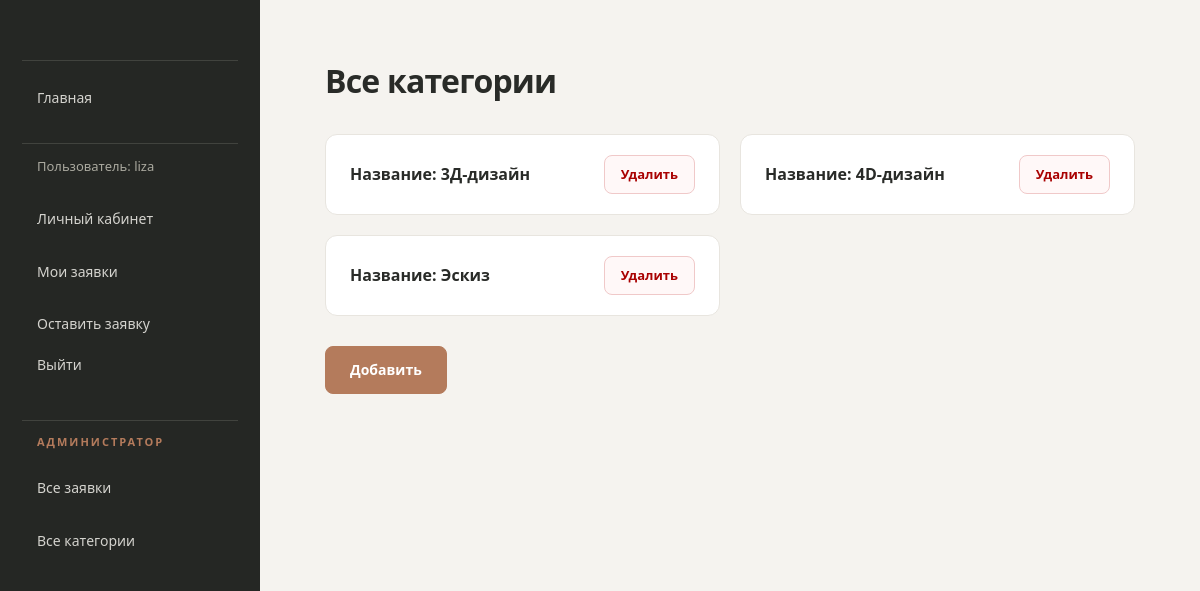
Page /creative_space/categories/ (signed in) on the earlier database version.
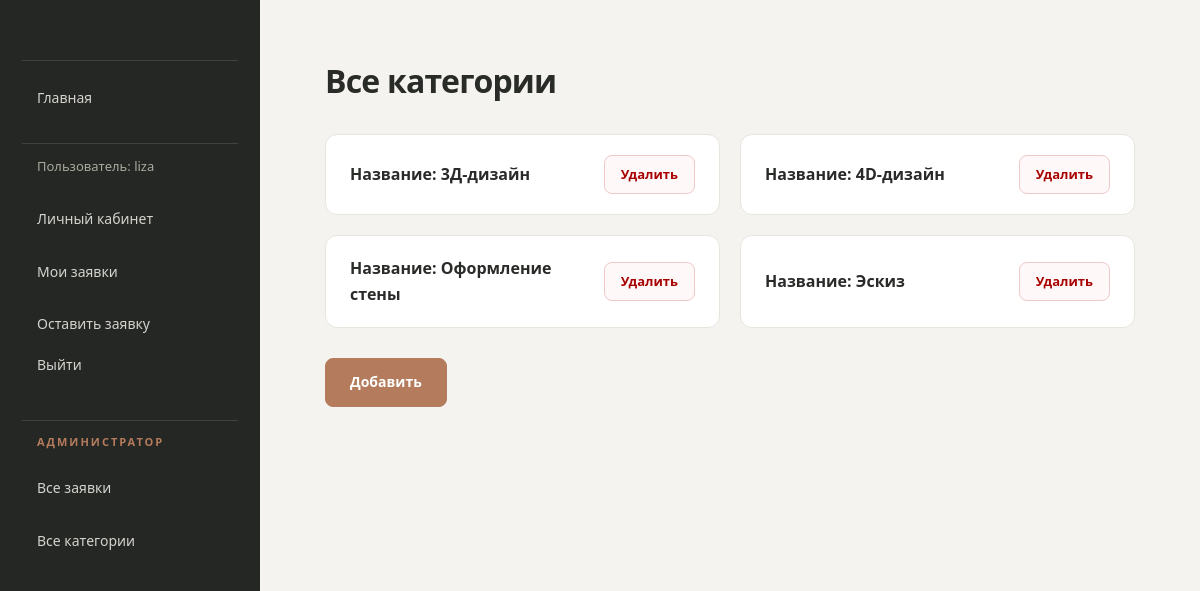
Same page on the later database version.
### creative_space/models.py (models this page shows, shortened)
class Category(models.Model):
    name = models.CharField("Категория", max_length=50, help_text="Категория заявки.")
    class Meta:
        ordering = ('name',)

### creative_space/views.py (the view)
# urls.py: path('categories/', views.CategoryListView.as_view(), name='categories'),
class CategoryListView(LoginRequiredMixin, PermissionRequiredMixin, generic.ListView):
    model = Category
    template_name = 'creative_space/category_list.html'
    paginate_by = 12
    permission_required = 'creative_space.view_category'
    ordering =  ['name']
    def get_queryset(self):
        queryset = Category.objects.all()
        return queryset

### creative_space/templates/creative_space/category_list.html
{% extends 'base_generic.html' %}
{% block content %}
    <h1>Все категории</h1>
    <section class="categories">
        {% for category in category_list %}
            <div class="category">
                <h4>Название: {{category.name}}</h4>
                <a href="{% url 'delete_category' category.id %}" class="btn-delete">Удалить</a>
            </div>
        {% endfor %}
        <a href="{% url 'create_category' %}" class="btn-update">Добавить</a>
    </section>
{% endblock %}

Differences in the rows shown:
added Category: name "Оформление стены"
